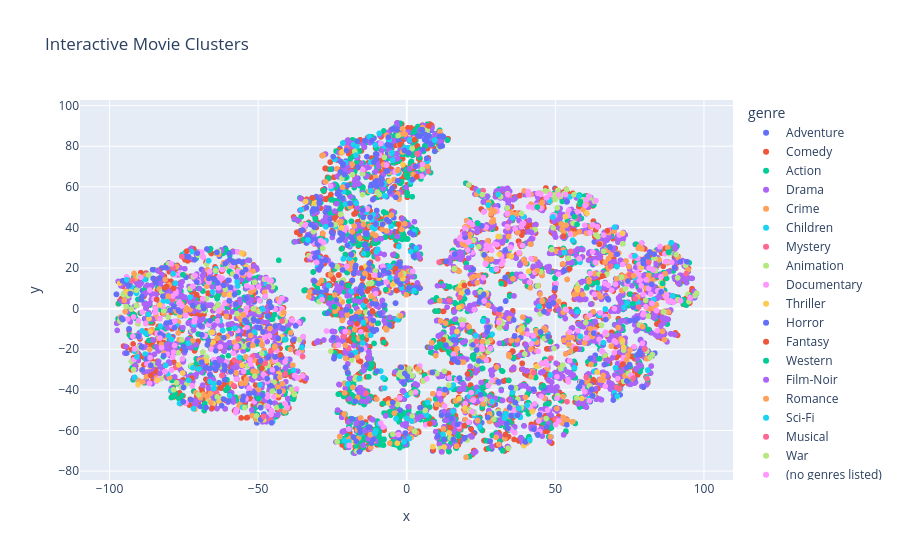

Notebook code cell kept with this figure:
### Code cell
# Make sure movies_df and embeddings_2d have the same number of rows
# (This assumes movies_df is the same one used to generate movie_embeddings)

tsne_df = pd.DataFrame({
    'x': embeddings_2d[:, 0],
    'y': embeddings_2d[:, 1],
    'genre': movies['genres'].str.split('|').str[0],
    'title': movies['title'].values  # <--- Add this line!
})

# Now run the plotly code again
import plotly.express as px

fig = px.scatter(
    tsne_df, 
    x='x', 
    y='y', 
    color='genre', 
    hover_data=['title'],
    title="Interactive Movie Clusters"
)
fig.show()

### Figure 1 — Plotly figure (JSON) as saved in the notebook; plotly's stock layout.template omitted (floating-point values rounded to 4 significant figures; data arrays with more than 128 entries replaced by an {"elided": "..."} marker saying what was removed)
{"data": [{"customdata": {"elided": "653x1 str values"}, "hovertemplate": "genre=Adventure<br>x=%{x}<br>y=%{y}<br>title=%{customdata[0]}<extra></extra>", "legendgroup": "Adventure", "marker": {"color": "#636efa", "symbol": "circle"}, "mode": "markers", "name": "Adventure", "showlegend": true, "type": "scattergl", "x": {"elided": "653 float values"}, "xaxis": "x", "y": {"elided": "653 float values"}, "yaxis": "y"}, {"customdata": {"elided": "2779x1 str values"}, "hovertemplate": "genre=Comedy<br>x=%{x}<br>y=%{y}<br>title=%{customdata[0]}<extra></extra>", "legendgroup": "Comedy", "marker": {"color": "#EF553B", "symbol": "circle"}, "mode": "markers", "name": "Comedy", "showlegend": true, "type": "scattergl", "x": {"elided": "2779 float values"}, "xaxis": "x", "y": {"elided": "2779 float values"}, "yaxis": "y"}, {"customdata": {"elided": "1828x1 str values"}, "hovertemplate": "genre=Action<br>x=%{x}<br>y=%{y}<br>title=%{customdata[0]}<extra></extra>", "legendgroup": "Action", "marker": {"color": "#00cc96", "symbol": "circle"}, "mode": "markers", "name": "Action", "showlegend": true, "type": "scattergl", "x": {"elided": "1828 float values"}, "xaxis": "x", "y": {"elided": "1828 float values"}, "yaxis": "y"}, {"customdata": {"elided": "2226x1 str values"}, "hovertemplate": "genre=Drama<br>x=%{x}<br>y=%{y}<br>title=%{customdata[0]}<extra></extra>", "legendgroup": "Drama", "marker": {"color": "#ab63fa", "symbol": "circle"}, "mode": "markers", "name": "Drama", "showlegend": true, "type": "scattergl", "x": {"elided": "2226 float values"}, "xaxis": "x", "y": {"elided": "2226 float values"}, "yaxis": "y"}, {"customdata": {"elided": "537x1 str values"}, "hovertemplate": "genre=Crime<br>x=%{x}<br>y=%{y}<br>title=%{customdata[0]}<extra></extra>", "legendgroup": "Crime", "marker": {"color": "#FFA15A", "symbol": "circle"}, "mode": "markers", "name": "Crime", "showlegend": true, "type": "scattergl", "x": {"elided": "537 float values"}, "xaxis": "x", "y": {"elided": "537 float values"}, "yaxis": "y"}, {"customdata": {"elided": "197x1 str values"}, "hovertemplate": "genre=Children<br>x=%{x}<br>y=%{y}<br>title=%{customdata[0]}<extra></extra>", "legendgroup": "Children", "marker": {"color": "#19d3f3", "symbol": "circle"}, "mode": "markers", "name": "Children", "showlegend": true, "type": "scattergl", "x": {"elided": "197 float values"}, "xaxis": "x", "y": {"elided": "197 float values"}, "yaxis": "y"}, {"customdata": [["Twelve Monkeys (a.k.a. 12 Monkeys) (1995)"], ["Seven (a.k.a. Se7en) (1995)"], ["Unforgettable (1996)"], ["Just Cause (1995)"], ["Underneath (1995)"], ["True Crime (1996)"], ["Rear Window (1954)"], ["Spellbound (1945)"], ["Absolute Power (1997)"], ["Stage Fright (1950)"], ["Saboteur (1942)"], ["Mortal Thoughts (1991)"], ["Stepford Wives, The (1975)"], ["Dead Again (1991)"], ["Pacific Heights (1990)"], ["Eyes of Laura Mars (1978)"], ["Jennifer 8 (1992)"], ["Memento (2000)"], ["Obsession (1976)"], ["Masquerade (1988)"], ["Cat o' Nine Tails, The (Gatto a nove code, Il) (1971)"], ["Vanishing, The (1993)"], ["Dressed to Kill (1980)"], ["Vanilla Sky (2001)"], ["Seconds (1966)"], ["Blow Out (1981)"], ["Truth About Charlie, The (2002)"], ["Andromeda Strain, The (1971)"], ["Shattered (1991)"], ["Secret Window (2004)"], ["Body Double (1984)"], ["Maltese Falcon, The (a.k.a. Dangerous Female) (1931)"], ["Fear X (2003)"], ["Sherlock Holmes: The Woman in Green (1945)"], ["Old Boy (2003)"], ["Bunny Lake Is Missing (1965)"], ["District 9 (2009)"], ["Buried (2010)"], ["Exam (2009)"], ["Super 8 (2011)"], ["Raven, The (2012)"], ["Enemy (2013)"], ["The Boy Next Door (2015)"], ["Narcopolis (2014)"], ["Death Note Rewrite: Genshisuru Kami (2007)"], ["Project X (1968)"], ["The Wailing (2016)"], ["Inferno (2016)"]], "hovertemplate": "genre=Mystery<br>x=%{x}<br>y=%{y}<br>title=%{customdata[0]}<extra></extra>", "legendgroup": "Mystery", "marker": {"color": "#FF6692", "symbol": "circle"}, "mode": "markers", "name": "Mystery", "showlegend": true, "type": "scattergl", "x": [55.15, 75.04, -56.39, 49.78, 3.486, 76.95, 68.62, 22.52, -20.13, -64.15, 7.296, -51.93, 14.4, 38.03, 2.0, 78.07, -21.54, 56.9, -22.71, -45.83, -78.64, -12.45, -45.69, 47.98, -9.756, 23.03, -63.99, 2.313, -19.63, -13.64, -58.06, 18.2, -55.09, 50.04, 25.69, -42.69, 80.88, 17.83, 50.18, 30.94, -40.82, 22.32, -12.56, -67.54, 42.79, -78.95, -77.78, -17.47], "xaxis": "x", "y": [28.2, 16.61, -25.85, 11.93, 76.27, 4.693, 20.86, 33.13, 79.23, -41.56, 67.55, -23.57, 4.189, 31.48, 63.76, 0.74, 36.71, 44.78, 21.13, -54.93, 20.26, 19.86, -20.66, -0.3902, 24.5, -14.96, -41.52, 70.15, -19.56, -41.7, -25.32, 10.98, 22.46, -54.35, 58.12, -49.65, -34.47, -59.31, 1.562, -2.31, -32.07, -44.36, 1.417, -25.69, -31.56, 4.554, -28.97, -34.52], "yaxis": "y"}, {"customdata": {"elided": "298x1 str values"}, "hovertemplate": "genre=Animation<br>x=%{x}<br>y=%{y}<br>title=%{customdata[0]}<extra></extra>", "legendgroup": "Animation", "marker": {"color": "#B6E880", "symbol": "circle"}, "mode": "markers", "name": "Animation", "showlegend": true, "type": "scattergl", "x": {"elided": "298 float values"}, "xaxis": "x", "y": {"elided": "298 float values"}, "yaxis": "y"}, {"customdata": {"elided": "386x1 str values"}, "hovertemplate": "genre=Documentary<br>x=%{x}<br>y=%{y}<br>title=%{customdata[0]}<extra></extra>", "legendgroup": "Documentary", "marker": {"color": "#FF97FF", "symbol": "circle"}, "mode": "markers", "name": "Documentary", "showlegend": true, "type": "scattergl", "x": {"elided": "386 float values"}, "xaxis": "x", "y": {"elided": "386 float values"}, "yaxis": "y"}, {"customdata": [["Jade (1995)"], ["Safe (1995)"], ["Hideaway (1995)"], ["Red Rock West (1992)"], ["Blink (1994)"], ["Fugitive, The (1993)"], ["Malice (1993)"], ["Sliver (1993)"], ["Fear (1996)"], ["Shadow Conspiracy (1997)"], ["Sleepers (1996)"], ["Cape Fear (1991)"], ["Stranger in the House (1997)"], ["Hush (1998)"], ["Perfect Murder, A (1998)"], ["Dead Zone, The (1983)"], ["Frenzy (1972)"], ["Topaz (1969)"], ["Torn Curtain (1966)"], ["I Confess (1953)"], ["Sabotage (1936)"], ["Secret Agent (1936)"], ["Strangeland (1998)"], ["Arlington Road (1999)"], ["I Saw What You Did (1965)"], ["Ipcress File, The (1965)"], ["Bone Collector, The (1999)"], ["Coma (1978)"], ["Felicia's Journey (1999)"], ["Dead Calm (1989)"], ["Odessa File, The (1974)"], ["Eye of the Beholder (1999)"], ["Skulls, The (2000)"], ["Seven Days in May (1964)"], ["In Crowd, The (2000)"], ["Crush, The (1993)"], ["Bless the Child (2000)"], ["Gift, The (2000)"], ["Best Seller (1987)"], ["Cop (1988)"], ["Fourth Protocol, The (1987)"], ["15 Minutes (2001)"], ["Glass House, The (2001)"], ["Don't Say a Word (2001)"], ["Domestic Disturbance (2001)"], ["Panic Room (2002)"], ["High Crimes (2002)"], ["Swimfan (2002)"], ["Eyewitness (Janitor, The) (1981)"], ["Intact (Intacto) (2001)"], ["Tightrope (1984)"], ["Eye, The (Gin gwai) (Jian gui) (2002)"], ["Twisted (2004)"], ["Spartan (2004)"], ["Parallax View, The (1974)"], ["Manchurian Candidate, The (2004)"], ["Stay (2005)"], ["Across the Hall (2009)"], ["Best Offer, The (Migliore offerta, La) (2013)"], ["Bad Karma (2012)"], ["Blue Ruin (2013)"], ["A Most Wanted Man (2014)"], ["Felony (2013)"], ["Guest, The (2014)"], ["Who Am I (Kein System Ist Sicher) (2014)"], ["The Loft (2014)"], ["Kill Me Three Times (2014)"], ["Return to Sender (2015)"], ["Careful What You Wish For (2015)"], ["Colonia (2016)"], ["Spotlight (2015)"], ["Mojave (2015)"], ["Standoff (2016)"], ["10 Cloverfield Lane (2016)"], ["Hush (2016)"], ["The Maid's Room (2014)"], ["Don't Breathe (2016)"], ["Elle (2016)"], ["The Girl on the Train (2016)"], ["The Thinning (2016)"], ["Miss Sloane (2016)"], ["American Fable (2017)"], ["Tiger Raid (2016)"], ["Atomic Blonde (2017)"]], "hovertemplate": "genre=Thriller<br>x=%{x}<br>y=%{y}<br>title=%{customdata[0]}<extra></extra>", "legendgroup": "Thriller", "marker": {"color": "#FECB52", "symbol": "circle"}, "mode": "markers", "name": "Thriller", "showlegend": true, "type": "scattergl", "x": [39.36, -5.907, -31.01, 14.24, -59.62, 85.86, -33.88, 11.8, -17.7, -43.23, 58.86, 41.02, 57.22, -86.73, 16.9, 72.65, 83.05, -11.08, -54.03, 73.01, -55.5, -65.35, -76.36, 12.56, -18.1, 64.1, -3.176, -22.75, 18.06, 17.51, 72.6, -48.78, -6.086, 42.19, -1.329, -1.286, -83.92, 8.775, 31.17, -42.16, -65.18, -11.28, -9.209, -21.83, -65.18, 19.59, -40.92, -76.76, -42.94, 60.61, -90.41, 57.54, 74.64, 17.67, -42.99, -13.72, 65.2, -34.04, 53.35, -4.712, 78.91, -75.39, -64.1, 43.62, -86.31, -79.36, -21.65, -41.82, -4.101, -67.34, 35.17, -55.41, -96.58, 26.8, 37.98, -63.16, 18.28, -20.09, 30.73, -48.11, 31.18, -94.33, -52.92, -83.13], "xaxis": "x", "y": [-67.54, 62.77, 52.24, -61.16, 6.881, 11.2, 49.67, -52.74, -65.61, -42.47, -44.24, 18.37, 9.955, -4.889, -11.27, 37.14, 27.47, 16.36, 20.5, -19.09, 27.34, -11.63, -3.387, -68.2, 26.41, -31.35, -66.26, 4.657, 11.23, 0.4988, -15.76, -9.942, -46.57, -50.8, 70.96, 14.83, -35.26, -67.96, -5.839, -13.96, -16.57, -65.0, 15.4, 39.75, -46.81, -48.92, -46.86, -27.75, -32.49, 46.98, -37.41, 9.299, -27.32, -44.39, -15.52, 20.9, -24.67, 52.74, 45.33, 11.71, 20.42, -31.7, -37.11, -28.35, -11.29, -0.4922, 77.25, -2.82, 12.55, -25.74, 25.82, -27.89, 12.55, 7.667, -10.52, -45.68, 7.316, -30.7, 35.51, -54.78, 26.77, 8.373, -18.2, 1.83], "yaxis": "y"}, {"customdata": {"elided": "468x1 str values"}, "hovertemplate": "genre=Horror<br>x=%{x}<br>y=%{y}<br>title=%{customdata[0]}<extra></extra>", "legendgroup": "Horror", "marker": {"color": "#636efa", "symbol": "circle"}, "mode": "markers", "name": "Horror", "showlegend": true, "type": "scattergl", "x": {"elided": "468 float values"}, "xaxis": "x", "y": {"elided": "468 float values"}, "yaxis": "y"}, {"customdata": [["Prophecy, The (1995)"], ["Candyman: Farewell to the Flesh (1995)"], ["Brazil (1985)"], ["Dracula (Bram Stoker's Dracula) (1992)"], ["Tales from the Darkside: The Movie (1990)"], ["Sleepy Hollow (1999)"], ["Ninth Gate, The (1999)"], ["Evil Dead, The (1981)"], ["Made in Heaven (1987)"], ["Last Wave, The (1977)"], ["Queen of the Damned (2002)"], ["Company of Wolves, The (1984)"], ["Videodrome (1983)"], ["Paperhouse (1988)"], ["Children of Dune (2003)"], ["Nightbreed (1990)"], ["Brigadoon (1954)"], ["Andalusian Dog, An (Chien andalou, Un) (1929)"], ["Topo, El (1970)"], ["Twilight Zone: The Movie (1983)"], ["Prince of Darkness (1987)"], ["Purgatory (1999)"], ["Ginger Snaps Back: The Beginning (2004)"], ["Survive Style 5+ (2004)"], ["7 Faces of Dr. Lao (1964)"], ["Silent Hill (2006)"], ["Night Listener, The (2006)"], ["Meshes of the Afternoon (1943)"], ["Troll 2 (1990)"], ["Snow White (1916)"], ["Nightmare on Elm Street, A (2010)"], ["Twilight Saga: Eclipse, The (2010)"], ["Heartless (2009)"], ["Red Riding Hood (2011)"], ["Troll Hunter, The (Trolljegeren) (2010)"], ["Insidious (2010)"], ["Insidious: Chapter 3 (2015)"], ["Fantastic Beasts and Where to Find Them (2016)"], ["Solace (2015)"], ["Miss Peregrine's Home for Peculiar Children (2016)"], ["Beauty and the Beast (2017)"], ["The Dark Tower (2017)"]], "hovertemplate": "genre=Fantasy<br>x=%{x}<br>y=%{y}<br>title=%{customdata[0]}<extra></extra>", "legendgroup": "Fantasy", "marker": {"color": "#EF553B", "symbol": "circle"}, "mode": "markers", "name": "Fantasy", "showlegend": true, "type": "scattergl", "x": [7.759, -2.207, 64.79, 56.85, 20.57, 54.82, -31.69, 72.71, -80.83, -48.73, -24.27, -16.74, 19.38, -66.82, 30.51, -13.71, -42.49, 38.04, -2.804, -63.69, 65.87, -78.49, -65.49, -70.72, 67.51, 14.5, -11.46, 7.406, 52.8, -86.07, 2.625, 3.377, -74.07, -3.831, 19.35, -84.1, -37.02, 12.3, -3.435, 33.16, -72.34, -81.36], "xaxis": "x", "y": [-56.78, 80.73, 31.65, -19.88, -32.17, 19.58, 54.48, -27.27, 10.86, -29.27, 44.6, -7.56, 11.45, 7.675, 56.1, 3.746, -22.75, 55.68, 41.63, -5.849, 16.07, 9.928, -49.06, 6.786, 38.41, -58.53, -1.523, 89.96, 35.67, -32.93, 83.13, 65.01, 28.29, 19.77, -57.71, 4.446, 37.55, -15.33, 8.904, -62.05, -34.24, 10.26], "yaxis": "y"}, {"customdata": [["Wild Bill (1995)"], ["Wyatt Earp (1994)"], ["Bad Girls (1994)"], ["Pale Rider (1985)"], ["Alvarez Kelly (1966)"], ["High Plains Drifter (1973)"], ["Little Big Man (1970)"], ["Jeremiah Johnson (1972)"], ["Mackenna's Gold (1969)"], ["Rio Bravo (1959)"], ["One-Eyed Jacks (1961)"], ["Hombre (1967)"], ["She Wore a Yellow Ribbon (1949)"], ["Tom Horn (1980)"], ["Nevada Smith (1966)"], ["Winchester '73 (1950)"], ["Open Range (2003)"], ["Pat Garrett and Billy the Kid (1973)"], ["Appaloosa (2008)"], ["Winds of the Wasteland (1936)"], ["True Grit (2010)"], ["The Hateful Eight (2015)"], ["The Dark Valley (2014)"]], "hovertemplate": "genre=Western<br>x=%{x}<br>y=%{y}<br>title=%{customdata[0]}<extra></extra>", "legendgroup": "Western", "marker": {"color": "#00cc96", "symbol": "circle"}, "mode": "markers", "name": "Western", "showlegend": true, "type": "scattergl", "x": [-14.99, 57.3, -13.04, 45.96, -7.061, 56.46, 43.92, 23.89, -14.51, 64.72, -29.15, -75.31, -24.33, 86.07, 77.14, 81.3, 58.13, 76.08, -49.79, 88.07, 40.79, 58.42, -42.16], "xaxis": "x", "y": [-14.23, 41.47, 27.0, -37.97, 9.296, 45.2, 50.05, 42.04, 27.19, -24.73, 34.44, 16.67, 0.9775, 12.43, 31.77, -10.32, 55.96, 2.395, -44.29, 27.79, -5.959, 52.69, -47.93], "yaxis": "y"}, {"customdata": [["Suture (1993)"], ["Maltese Falcon, The (1941)"], ["Notorious (1946)"], ["Third Man, The (1949)"], ["Out of the Past (1947)"], ["Suspicion (1941)"], ["Angel Heart (1987)"], ["Kiss Me Deadly (1955)"], ["D.O.A. (1988)"], ["Pickup on South Street (1953)"], ["Undercurrent (1946)"], ["13 Tzameti (2005)"]], "hovertemplate": "genre=Film-Noir<br>x=%{x}<br>y=%{y}<br>title=%{customdata[0]}<extra></extra>", "legendgroup": "Film-Noir", "marker": {"color": "#ab63fa", "symbol": "circle"}, "mode": "markers", "name": "Film-Noir", "showlegend": true, "type": "scattergl", "x": [-46.51, 41.97, 42.23, 51.71, 58.82, 95.38, 32.18, 19.45, 11.71, 45.89, -83.72, -71.73], "xaxis": "x", "y": [10.72, 37.58, 34.37, 27.48, 13.0, 5.655, -45.15, 36.95, -70.5, -31.04, -27.04, -10.57], "yaxis": "y"}, {"customdata": [["Jack and Sarah (1995)"], ["Farewell to Arms, A (1932)"], ["Hustler White (1996)"], ["In Love and War (1996)"], ["Kama Sutra: A Tale of Love (1996)"], ["Love Jones (1997)"], ["Love and Other Catastrophes (1996)"], ["Temptress Moon (Feng Yue) (1996)"], ["Fall (1997)"], ["Life Less Ordinary, A (1997)"], ["Meet Joe Black (1998)"], ["Message in a Bottle (1999)"], ["Autumn Tale, An (Conte d'automne) (1998)"], ["Against All Odds (1984)"], ["Big Country, The (1958)"], ["House of Mirth, The (2000)"], ["Claim, The (2000)"], ["Cherry 2000 (1987)"], ["Angel Eyes (2001)"], ["Happy Accidents (2000)"], ["Enigma (2001)"], ["Brown Sugar (2002)"], ["Rio Grande (1950)"], ["He Loves Me... He Loves Me Not (À la folie... pas du tout) (2002)"], ["Open Hearts (Elsker dig for evigt) (2002)"], ["And Now... Ladies and Gentlemen... (2002)"], ["Dirty Dancing: Havana Nights (2004)"], ["Jetée, La (1962)"], ["Code 46 (2003)"], ["Raise Your Voice (2004)"], ["Emma (1996)"], ["Paris, I Love You (Paris, je t'aime) (2006)"], ["Adjustment Bureau, The (2011)"], ["Birdemic: Shock and Terror (2010)"], ["Upstream Color (2013)"], ["Before We Go (2014)"], ["'Tis the Season for Love (2015)"], ["Anything for Love (2016)"]], "hovertemplate": "genre=Romance<br>x=%{x}<br>y=%{y}<br>title=%{customdata[0]}<extra></extra>", "legendgroup": "Romance", "marker": {"color": "#FFA15A", "symbol": "circle"}, "mode": "markers", "name": "Romance", "showlegend": true, "type": "scattergl", "x": [-67.15, -65.96, 79.39, -1.996, 76.33, -52.52, -46.07, -2.05, -51.76, -6.734, -1.697, -18.38, 78.17, -21.6, -55.01, -17.53, -14.1, -5.19, -25.65, 73.99, -1.439, -2.965, 66.1, -54.33, 29.54, 82.42, -2.054, -20.69, 43.92, 3.676, -42.68, -6.722, -20.92, -41.4, -55.63, -44.43, -14.53, -80.29], "xaxis": "x", "y": [-43.34, -46.16, -8.848, 16.78, 16.18, -13.18, -9.803, 16.46, -18.09, -10.39, 38.96, 71.15, 30.44, 59.79, -3.012, -10.34, 17.31, 46.07, 16.76, -25.16, 88.52, 68.07, -35.27, -36.66, 47.96, 2.596, -3.531, -18.05, 18.76, -29.69, -33.74, 38.25, -41.51, -1.866, -36.79, -19.18, 41.48, 6.172], "yaxis": "y"}, {"customdata": [["Island of Dr. Moreau, The (1996)"], ["Sphere (1998)"], ["2010: The Year We Make Contact (1984)"], ["Meteor (1979)"], ["It Came from Outer Space (1953)"], ["Earth vs. the Flying Saucers (1956)"], ["Zone 39 (1997)"], ["Mission to Mars (2000)"], ["Retroactive (1997)"], ["Runaway (1984)"], ["Battle Beyond the Stars (1980)"], ["When Worlds Collide (1951)"], ["Angry Red Planet, The (1959)"], ["Incredible Shrinking Man, The (1957)"], ["Brainstorm (1983)"], ["20 Million Miles to Earth (1957)"], ["Time After Time (1979)"], ["Android (1982)"], ["Beginning of the End (1957)"], ["Amazing Transparent Man, The (1960)"], ["Alien from L.A. (1988)"], ["Boy and His Dog, A (1975)"], ["Robot Jox (1990)"], ["This Island Earth (1955)"], ["Final Cut, The (2004)"], ["Robinson Crusoe on Mars (1964)"], ["Futureworld (1976)"], ["Brave New World (1998)"], ["Babylon 5"], ["Babylon 5: The Gathering (1993)"], ["Stargate: Continuum (2008)"], ["Babylon 5: The Legend of the Rangers: To Live and Die in Starlight (2002)"], ["Babylon 5: The Lost Tales - Voices in the Dark (2007)"], ["Timecrimes (Cronocrímenes, Los) (2007)"], ["Push (2009)"], ["Cargo (2009)"], ["Skyline (2010)"], ["Limitless (2011)"], ["Contagion (2011)"], ["Atomic Submarine, The (1959)"], ["Sharknado (2013)"], ["Interstellar (2014)"], ["Dawn of the Planet of the Apes (2014)"], ["Signal, The (2014)"], ["Autómata (Automata) (2014)"], ["Omega Doom (1996)"], ["Paradox (2010)"], ["Oblivion 2: Backlash (1996)"], ["Project Almanac (2015)"], ["Idaho Transfer (1973)"], ["Doctor Who: A Christmas Carol (2010)"], ["Doctor Who: The Runaway Bride (2007)"], ["Buck Rogers in the 25th Century (1979)"], ["Webmaster (1998)"], ["ARQ (2016)"], ["Arrival (2016)"], ["Saturn 3 (1980)"], ["Guyver: Dark Hero (1994)"], ["Seven Sisters (2017)"], ["Blade Runner 2049 (2017)"], ["2048: Nowhere to Run (2017)"], ["The Darkest Minds (2018)"]], "hovertemplate": "genre=Sci-Fi<br>x=%{x}<br>y=%{y}<br>title=%{customdata[0]}<extra></extra>", "legendgroup": "Sci-Fi", "marker": {"color": "#19d3f3", "symbol": "circle"}, "mode": "markers", "name": "Sci-Fi", "showlegend": true, "type": "scattergl", "x": [1.341, -0.8856, 53.07, -14.55, -71.98, -64.82, -35.28, -15.94, -57.8, 1.709, -86.93, 57.94, 74.11, -59.58, -77.91, -73.37, 83.09, -87.8, -56.27, 3.21, -64.97, 76.76, -28.81, -71.61, 70.77, -33.29, -56.88, -66.65, 23.17, -94.21, -40.99, 28.72, 25.7, 49.19, -22.5, 9.372, -14.74, 40.53, -17.09, -73.49, 2.481, 89.44, 44.61, 66.15, -7.185, -26.21, -12.11, -90.79, 88.96, -38.11, 55.81, 37.7, -64.99, -79.18, -65.34, 35.6, -14.62, -78.61, 41.42, 30.72, -70.04, -48.52], "xaxis": "x", "y": [28.16, -65.66, 27.65, 27.06, -29.19, -39.22, -19.13, -34.35, -9.714, -55.39, -2.833, 55.42, 2.774, -42.86, 12.52, -35.32, 4.5, -12.2, -24.08, 29.79, -37.03, 25.95, 5.821, -7.82, -43.07, 33.79, 11.16, 23.57, -13.33, 14.22, -15.08, -12.62, -6.075, 45.12, -23.46, 82.95, -16.91, -47.56, 75.56, -17.02, 8.933, 6.336, 1.095, -16.74, 55.47, 11.42, 58.04, -23.77, 32.35, -30.4, 33.65, -49.1, -39.29, -15.18, 8.153, 44.85, -6.81, 17.16, -64.55, 56.2, -29.76, -0.1923], "yaxis": "y"}, {"customdata": [["American in Paris, An (1951)"], ["Meet Me in St. Louis (1944)"], ["Gigi (1958)"], ["Inspector General, The (1949)"], ["Sound of Music, The (1965)"], ["Broadway Melody, The (1929)"], ["Tommy (1975)"], ["South Pacific (1958)"], ["Happy Go Lovely (1951)"], ["Gypsy (1962)"], ["Unsinkable Molly Brown, The (1964)"], ["Fantasticks, The (1995)"], ["Calamity Jane (1953)"], ["Love Me Tender (1956)"], ["Breakin' 2: Electric Boogaloo (1984)"], ["Silk Stockings (1957)"], ["From Justin to Kelly (2003)"], ["Jolson Story, The (1946)"], ["Oklahoma! (1955)"], ["Gold Diggers of 1933 (1933)"], ["Easter Parade (1948)"], ["Moonwalker (1988)"], ["Cats (1998)"]], "hovertemplate": "genre=Musical<br>x=%{x}<br>y=%{y}<br>title=%{customdata[0]}<extra></extra>", "legendgroup": "Musical", "marker": {"color": "#FF6692", "symbol": "circle"}, "mode": "markers", "name": "Musical", "showlegend": true, "type": "scattergl", "x": [17.8, 34.36, 76.2, -92.41, 71.67, -41.95, 10.89, 80.02, -56.62, -47.61, 48.31, 60.39, -48.15, -58.22, -21.24, -35.05, -62.21, 23.52, 81.45, 53.92, 70.63, -75.68, 94.05], "xaxis": "x", "y": [5.428, 55.83, -34.26, 13.88, -39.49, -6.11, 22.86, -19.88, -14.9, -26.97, -24.59, -33.9, -53.12, -38.03, -13.7, -23.6, -32.88, -16.12, 22.92, -45.82, -38.73, 25.66, 17.23], "yaxis": "y"}, {"customdata": [["Pork Chop Hill (1959)"], ["Run Silent Run Deep (1958)"], ["Objective, Burma! (1945)"], ["Battle for Haditha (2007)"]], "hovertemplate": "genre=War<br>x=%{x}<br>y=%{y}<br>title=%{customdata[0]}<extra></extra>", "legendgroup": "War", "marker": {"color": "#B6E880", "symbol": "circle"}, "mode": "markers", "name": "War", "showlegend": true, "type": "scattergl", "x": [-63.8, -22.25, -10.59, -63.48], "xaxis": "x", "y": [-43.49, 46.43, 18.51, 1.861], "yaxis": "y"}, {"customdata": [["La cravate (1957)"], ["Ben-hur (2016)"], ["Pirates of the Caribbean: Dead Men Tell No Tales (2017)"], ["Superfast! (2015)"], ["Let It Be Me (1995)"], ["Trevor Noah: African American (2013)"], ["Guardians (2016)"], ["Green Room (2015)"], ["The Brand New Testament (2015)"], ["Hyena Road"], ["The Adventures of Sherlock Holmes and Doctor Watson"], ["A Cosmic Christmas (1977)"], ["Grease Live (2016)"], ["Noin 7 veljestä (1968)"], ["Paterson"], ["Ali Wong: Baby Cobra (2016)"], ["A Midsummer Night's Dream (2016)"], ["The Forbidden Dance (1990)"], ["Ethel & Ernest (2016)"], ["Whiplash (2013)"], ["The OA"], ["Lemonade (2016)"], ["Cosmos"], ["Maria Bamford: Old Baby"], ["Death Note: Desu nôto (2006–2007)"], ["Generation Iron 2"], ["T2 3-D: Battle Across Time (1996)"], ["The Godfather Trilogy: 1972-1990 (1992)"], ["The Adventures of Sherlock Holmes and Doctor Watson: The Hunt for the Tiger (1980)"], ["The Putin Interviews (2017)"], ["Black Mirror"], ["Too Funny to Fail: The Life and Death of The Dana Carvey Show (2017)"], ["Serving in Silence: The Margarethe Cammermeyer Story (1995)"], ["A Christmas Story Live! (2017)"]], "hovertemplate": "genre=(no genres listed)<br>x=%{x}<br>y=%{y}<br>title=%{customdata[0]}<extra></extra>", "legendgroup": "(no genres listed)", "marker": {"color": "#FF97FF", "symbol": "circle"}, "mode": "markers", "name": "(no genres listed)", "showlegend": true, "type": "scattergl", "x": [-20.72, -78.0, 18.7, -72.16, -46.22, -30.34, -45.25, 26.02, -2.839, -10.77, -40.16, 89.73, -28.99, -92.17, 34.02, 20.56, -71.53, -53.83, -41.0, 57.5, 82.53, -46.79, 26.75, -25.63, -57.27, 30.98, -57.31, 60.01, 95.33, -83.04, -75.67, -86.36, -63.63, -28.48], "xaxis": "x", "y": [-11.29, -6.23, -7.92, -38.04, -13.41, 22.78, -30.15, 3.761, -62.06, 16.47, -48.83, 3.18, 33.57, -13.61, 56.16, 28.87, -6.505, -0.01834, -46.8, 47.78, 2.57, -48.11, 31.2, 60.38, -18.53, -6.84, -18.83, 50.78, 5.281, -14.5, 1.314, -24.22, -6.027, 4.478], "yaxis": "y"}], "layout": {"legend": {"title": {"text": "genre"}, "tracegroupgap": 0}, "title": {"text": "Interactive Movie Clusters"}, "xaxis": {"anchor": "y", "domain": [0, 1], "title": {"text": "x"}}, "yaxis": {"anchor": "x", "domain": [0, 1], "title": {"text": "y"}}}}
